Frame 1 (no input): blank canvas, image omitted
Frame 60 (no input): blank canvas, image omitted
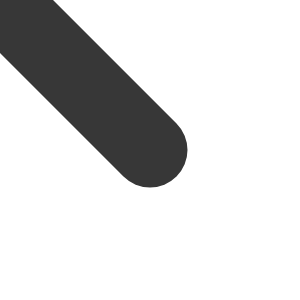
Frame 120 (the mouse pressed at the canvas centre since frame 60)

The p5.js sketch whose frames 1 and 60 were blank and that drew this single picture after the mouse press (run headless with seeded random() and noise() and a simulated clock; from frame 60 on, the mouse is pressed at the canvas centre):

// p5.js sketch
// ── sketch.js
function setup() {
  createCanvas(300, 300);
  background(255);
  stroke(0, 200);
}

function draw() {
  //makes strokeWeight dependent on horizontal velocity
  strokeWeight(abs((pmouseX-mouseX)/2));
  if (mouseIsPressed) {
    //draws line from previouse point to current mousex,mousey
    line(pmouseX, pmouseY, mouseX, mouseY);
  }
}
